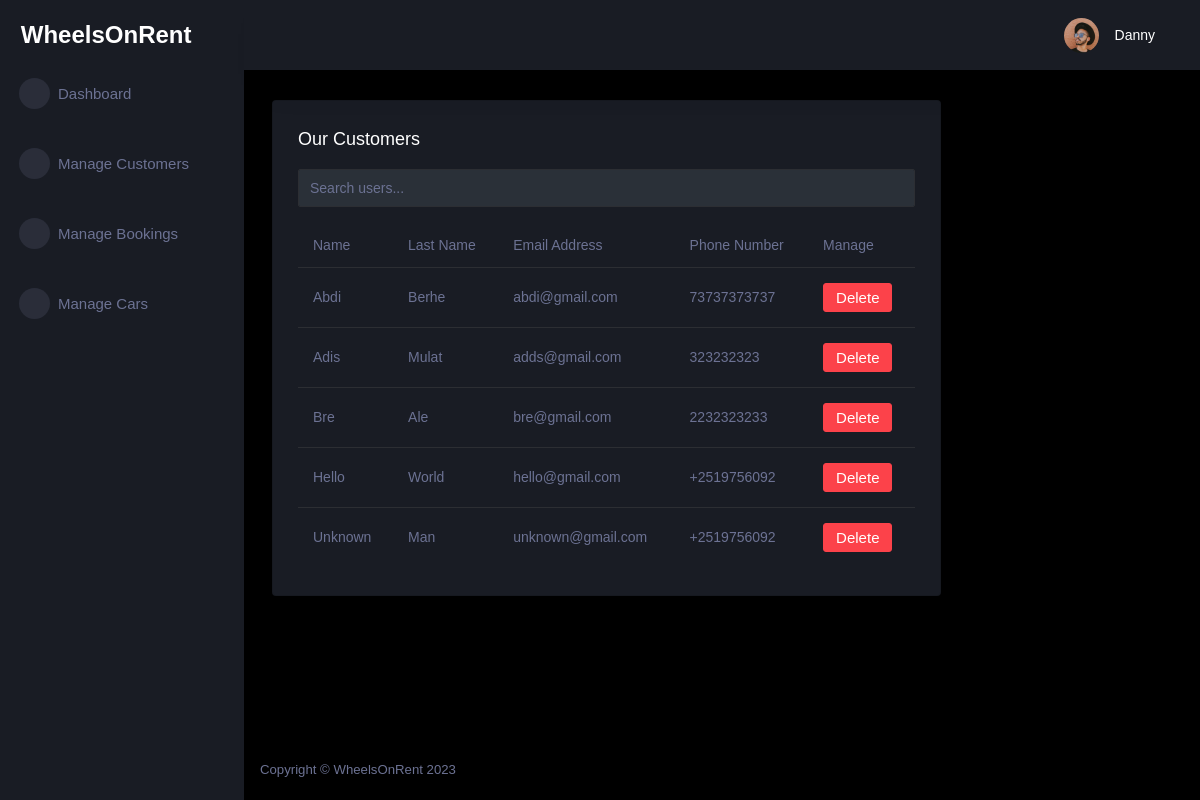
The page /customer/ (signed in) on the database as committed earlier.
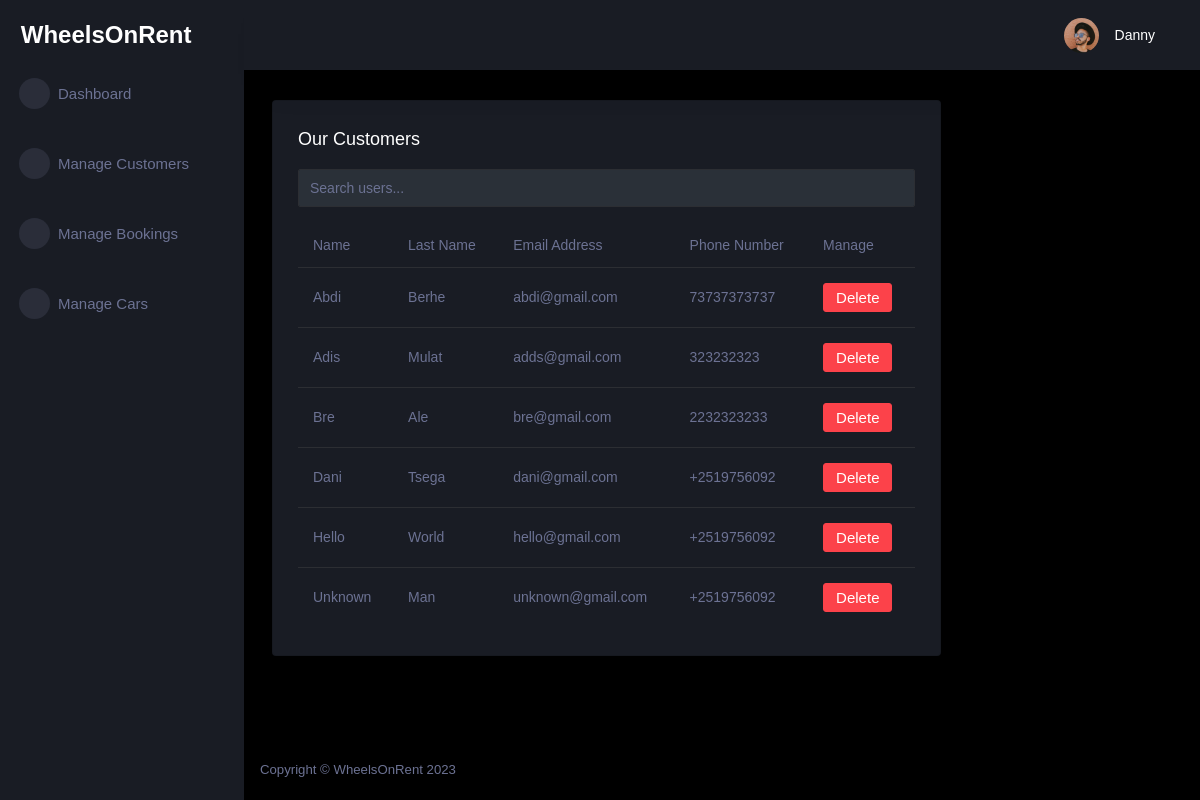
The same page on the database as committed later.
### tables this page shows
CREATE TABLE customer (
  id INTEGER PRIMARY KEY AUTOINCREMENT,
  name TEXT NOT NULL,
  last_name TEXT NOT NULL,
  phone_number TEXT NOT NULL,
  email TEXT NOT NULL,
  password TEXT NOT NULL,
  role TEXT INTEGER DEFAULT 0
);

### car_app/customer.py (the view)
@bp.route('/')
@login_required
def index():
    db = get_db()
    customers = db.execute(
        'SELECT id, name, last_name, email, phone_number'
        ' FROM customer'
        ' WHERE role = 0'
        ' ORDER BY name ASC'
    ).fetchall()
    return render_template('admin/customer_index.html', customers=customers)

### car_app/customer.py (called while the page is built)
@bp.before_app_request
def load_logged_in_customer():
    customer_id = session.get('customer_id')
    if customer_id is None:
        g.customer = None
    else:
        g.customer = get_db().execute(
            'SELECT * FROM customer WHERE id = ?', (customer_id,)
        ).fetchone()

@bp.after_request
def add_header(response):
    response.headers['Cache-Control'] = 'no-store, no-cache, must-revalidate, max-age=0'
    response.headers['Pragma'] = 'no-cache'
    response.headers['Expires'] = '0'
    return response

def login_required(view):
    @functools.wraps(view)
    def wrapped_view(**kwargs):
        if g.customer is None:
            return redirect(url_for('customer.login'))
        return view(**kwargs)
    return wrapped_view

### car_app/db.py (called while the page is built)
def get_db():
    if 'db' not in g:
        g.db = sqlite3.connect(
            current_app.config['DATABASE'],
            detect_types=sqlite3.PARSE_DECLTYPES
        )
        g.db.row_factory = sqlite3.Row
    return g.db

### car_app/templates/admin/customer_index.html (shortened to what this page needs)
{% extends 'admin/admin_base.html' %}
{% block content %}
<div class="content-wrapper">
<div class="row">
  <div class="col-lg-9 grid-margin stretch-card">
    <div class="card">
      <div class="card-body">
        <h4 class="card-title">Our Customers</h4>
        <div class="mb-3">
          <input type="text" id="searchInput" class="form-control" placeholder="Search users...">
        </div>
        <div class="table-responsive">
          <table class="table">
            <thead>
              <tr>
                <th>Name</th>
                <th>Last Name</th>
                <th>Email Address</th>
                <th>Phone Number</th>
                <th>Manage</th>
              </tr>
            </thead>
            <tbody>
              {% for customer in customers %}
              <tr>
                <td>{{ customer.name }}</td>
                <td>{{ customer.last_name }}</td>
                <td>{{ customer.email }}</td>
                <td>{{ customer.phone_number }}</td>
            <td><form action="{{ url_for('customer.delete', id=customer['id']) }}" method="post"><input class="btn btn-danger" type="submit" value="Delete" onclick="return confirm('Are you sure?')">
              </form></td>
              </tr>
            {% endfor %}
            </tbody>
          </table>
        </div>
      </div>
    </div>
  </div>
</div>
</div>
{% endblock %}

### car_app/templates/admin/admin_base.html (shortened to what this page needs)
<!DOCTYPE html>
<html lang="en">
<head>
    <link rel="stylesheet" href="https://cdn.jsdelivr.net/npm/bootstrap@4.0.0/dist/css/bootstrap.min.css">
    <link rel="stylesheet" href="{{ url_for('static', filename='assets/admin/assets/vendors/mdi/css/materialdesignicons.min.css')}}">
    <link rel="stylesheet" href="{{ url_for('static', filename='assets/admin/assets/vendors/css/vendor.bundle.base.css')}}">
    <link rel="stylesheet" href="{{ url_for('static', filename='assets/admin/assets/vendors/jvectormap/jquery-jvectormap.css')}}">
    <link rel="stylesheet" href="{{ url_for('static', filename='assets/admin/assets/vendors/flag-icon-css/css/flag-icon.min.css')}}">
    <link rel="stylesheet" href="{{ url_for('static', filename='assets/admin/assets/vendors/owl-carousel-2/owl.carousel.min.css')}}">
    <link rel="stylesheet" href="{{ url_for('static', filename='assets/admin/assets/vendors/owl-carousel-2/owl.theme.default.min.css')}}">
    <link rel="stylesheet" href="{{ url_for('static', filename='assets/admin/assets/css/style.css')}}">
</head>
<body>
    <div class="container-scroller">
        <nav class="sidebar sidebar-offcanvas" id="sidebar">
            <div class="sidebar-brand-wrapper d-none d-lg-flex align-items-center justify-content-center fixed-top">
                <a class="sidebar-brand brand-logo" href="{{ url_for('customer.admin_dashboard') }}" style="text-decoration: none; color: white; font-size: 24px; font-weight: bold; font-family: Verdana, Geneva, Tahoma, sans-serif;">WheelsOnRent</a>
            </div>
            <ul class="nav">
                <li class="nav-item menu-items">
                    <a class="nav-link" href="{{ url_for('customer.admin_dashboard') }}">
                        <span class="menu-icon">
                <i class="mdi mdi-speedometer"></i>
              </span>
                        <span class="menu-title">Dashboard</span>
                    </a>
                </li>
                <br>
                <li class="nav-item menu-items">
                    <a class="nav-link" href="{{ url_for('customer.index') }}">
                        <span class="menu-icon">
                <i class="mdi mdi-playlist-play"></i>
              </span>
                        <span class="menu-title">Manage Customers</span>
                    </a>
                </li>
                <br>
                <li class="nav-item menu-items">
                    <a class="nav-link" href="{{ url_for('booking.index') }}">
                        <span class="menu-icon">
                <i class="mdi mdi-table-large"></i>
              </span>
                        <span class="menu-title">Manage Bookings</span>
                    </a>
                </li>
                <br>
                <li class="nav-item menu-items">
                    <a class="nav-link" href="{{ url_for('car.admin_mode') }}">
                        <span class="menu-icon">
                <i class="mdi mdi-car"></i>
              </span>
                        <span class="menu-title">Manage Cars</span>
                    </a>
                </li>
            </ul>
        </nav>
        <div class="container-fluid page-body-wrapper">
            <nav class="navbar p-0 fixed-top d-flex flex-row">
                <div class="navbar-menu-wrapper flex-grow d-flex align-items-stretch">
                    <button class="navbar-toggler navbar-toggler align-self-center" type="button" data-toggle="minimize">
              <span class="mdi mdi-menu"></span>
            </button>
                    <ul class="navbar-nav navbar-nav-right">
                        <li class="nav-item nav-settings d-none d-lg-block">
                            <a class="nav-link" href="#">
                                <i class="mdi mdi-view-grid"></i>
                            </a>
                        </li>
                        <li class="nav-item dropdown">
                            <a class="nav-link" id="profileDropdown" href="#" data-toggle="dropdown">
                                <div class="navbar-profile">
                                    <img class="img-xs rounded-circle" src="{{ url_for('static', filename='assets/admin/assets/images/faces/face15.jpg')}}" alt="">
                                    <p class="mb-0 d-none d-sm-block navbar-profile-name">{{ g.customer['name'] }}</p>
                                    <i class="mdi mdi-menu-down d-none d-sm-block"></i>
                                </div>
                            </a>
                        </li>
                    </ul>
                </div>
            </nav>
            <div class="main-panel">
                {% block content %}{% endblock %}
                <footer class="footer">
                    <div class="d-sm-flex justify-content-center justify-content-sm-between">
                        <span class="text-muted d-block text-center text-sm-left d-sm-inline-block">Copyright © WheelsOnRent 2023</span>
                    </div>
                </footer>
            </div>
        </div>
    </div>
</body>
</html>

Rows that differ between the two databases and show on the page:
added customer: name "Dani", last_name "Tsega", email "dani@gmail.com", phone_number "+2519756092"
